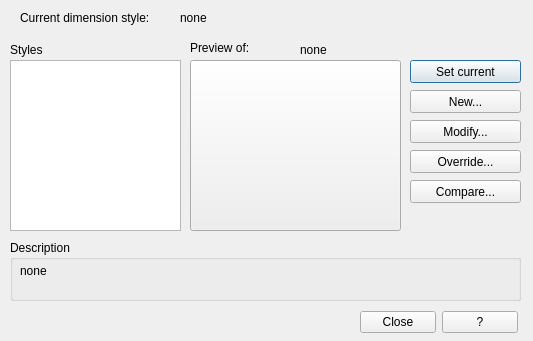
<?xml version="1.0" encoding="UTF-8"?>
<ui version="4.0">
    <class>DimStyle_Dialog</class>
    <widget class="QDialog" name="DimStyle_Dialog">
        <property name="windowModality">
            <enum>Qt::WindowModal</enum>
        </property>
        <property name="geometry">
            <rect>
                <x>0</x>
                <y>0</y>
                <width>533</width>
                <height>341</height>
            </rect>
        </property>
        <property name="minimumSize">
            <size>
                <width>533</width>
                <height>341</height>
            </size>
        </property>
        <property name="maximumSize">
            <size>
                <width>533</width>
                <height>341</height>
            </size>
        </property>
        <property name="windowTitle">
            <string>QAD - Dimension style manager</string>
        </property>
        <widget class="QLabel" name="label">
            <property name="geometry">
                <rect>
                    <x>20</x>
                    <y>10</y>
                    <width>151</width>
                    <height>16</height>
                </rect>
            </property>
            <property name="text">
                <string>Current dimension style:</string>
            </property>
        </widget>
        <widget class="QLabel" name="currentDimStyle">
            <property name="geometry">
                <rect>
                    <x>180</x>
                    <y>10</y>
                    <width>341</width>
                    <height>16</height>
                </rect>
            </property>
            <property name="text">
                <string>none</string>
            </property>
        </widget>
        <widget class="QLabel" name="label_2">
            <property name="geometry">
                <rect>
                    <x>10</x>
                    <y>40</y>
                    <width>171</width>
                    <height>20</height>
                </rect>
            </property>
            <property name="text">
                <string>Styles</string>
            </property>
        </widget>
        <widget class="QListView" name="dimStyleList">
            <property name="geometry">
                <rect>
                    <x>10</x>
                    <y>60</y>
                    <width>171</width>
                    <height>171</height>
                </rect>
            </property>
        </widget>
        <widget class="QPushButton" name="SetCurrent">
            <property name="geometry">
                <rect>
                    <x>410</x>
                    <y>60</y>
                    <width>111</width>
                    <height>23</height>
                </rect>
            </property>
            <property name="toolTip">
                <string>Sets the style selected under Styles to current. The current style is applied to dimensions you
                    create.
                </string>
            </property>
            <property name="text">
                <string>Set current</string>
            </property>
        </widget>
        <widget class="QPushButton" name="new_2">
            <property name="geometry">
                <rect>
                    <x>410</x>
                    <y>90</y>
                    <width>111</width>
                    <height>23</height>
                </rect>
            </property>
            <property name="toolTip">
                <string>Define a new dimension style.</string>
            </property>
            <property name="text">
                <string>New...</string>
            </property>
        </widget>
        <widget class="QPushButton" name="Mod">
            <property name="geometry">
                <rect>
                    <x>410</x>
                    <y>120</y>
                    <width>111</width>
                    <height>23</height>
                </rect>
            </property>
            <property name="toolTip">
                <string>Modify the selected dimension style.</string>
            </property>
            <property name="text">
                <string>Modify...</string>
            </property>
        </widget>
        <widget class="QPushButton" name="TempMod">
            <property name="geometry">
                <rect>
                    <x>410</x>
                    <y>150</y>
                    <width>111</width>
                    <height>23</height>
                </rect>
            </property>
            <property name="toolTip">
                <string>Set temporary modifications for the selected style. The temporary modifications will not
                    saved.
                </string>
            </property>
            <property name="text">
                <string>Override...</string>
            </property>
        </widget>
        <widget class="QPushButton" name="Diff">
            <property name="geometry">
                <rect>
                    <x>410</x>
                    <y>180</y>
                    <width>111</width>
                    <height>23</height>
                </rect>
            </property>
            <property name="toolTip">
                <string>Compare two dimension styles or list all the properties of one dimension style.</string>
            </property>
            <property name="text">
                <string>Compare...</string>
            </property>
        </widget>
        <widget class="QGroupBox" name="groupBox">
            <property name="geometry">
                <rect>
                    <x>10</x>
                    <y>240</y>
                    <width>511</width>
                    <height>61</height>
                </rect>
            </property>
            <property name="title">
                <string>Description</string>
            </property>
            <widget class="QLabel" name="descriptionSelectedStyle">
                <property name="geometry">
                    <rect>
                        <x>10</x>
                        <y>10</y>
                        <width>481</width>
                        <height>41</height>
                    </rect>
                </property>
                <property name="text">
                    <string>none</string>
                </property>
            </widget>
        </widget>
        <widget class="QLabel" name="label_3">
            <property name="geometry">
                <rect>
                    <x>190</x>
                    <y>40</y>
                    <width>101</width>
                    <height>16</height>
                </rect>
            </property>
            <property name="text">
                <string>Preview of:</string>
            </property>
        </widget>
        <widget class="QLabel" name="selectedStyle">
            <property name="geometry">
                <rect>
                    <x>300</x>
                    <y>40</y>
                    <width>221</width>
                    <height>20</height>
                </rect>
            </property>
            <property name="text">
                <string>none</string>
            </property>
        </widget>
        <widget class="QWidget" name="layoutWidget">
            <property name="geometry">
                <rect>
                    <x>360</x>
                    <y>310</y>
                    <width>158</width>
                    <height>25</height>
                </rect>
            </property>
            <layout class="QHBoxLayout" name="horizontalLayout">
                <item>
                    <widget class="QPushButton" name="closeButton">
                        <property name="text">
                            <string>Close</string>
                        </property>
                    </widget>
                </item>
                <item>
                    <widget class="QPushButton" name="helpButton">
                        <property name="text">
                            <string>?</string>
                        </property>
                    </widget>
                </item>
            </layout>
        </widget>
        <widget class="QPushButton" name="previewDummy">
            <property name="geometry">
                <rect>
                    <x>190</x>
                    <y>60</y>
                    <width>211</width>
                    <height>171</height>
                </rect>
            </property>
            <property name="text">
                <string/>
            </property>
        </widget>
    </widget>
    <resources/>
    <connections>
        <connection>
            <sender>SetCurrent</sender>
            <signal>clicked()</signal>
            <receiver>DimStyle_Dialog</receiver>
            <slot>setCurrentStyle()</slot>
            <hints>
                <hint type="sourcelabel">
                    <x>404</x>
                    <y>71</y>
                </hint>
                <hint type="destinationlabel">
                    <x>403</x>
                    <y>34</y>
                </hint>
            </hints>
        </connection>
        <connection>
            <sender>new_2</sender>
            <signal>clicked()</signal>
            <receiver>DimStyle_Dialog</receiver>
            <slot>createNewStyle()</slot>
            <hints>
                <hint type="sourcelabel">
                    <x>438</x>
                    <y>102</y>
                </hint>
                <hint type="destinationlabel">
                    <x>467</x>
                    <y>33</y>
                </hint>
            </hints>
        </connection>
        <connection>
            <sender>Mod</sender>
            <signal>clicked()</signal>
            <receiver>DimStyle_Dialog</receiver>
            <slot>modStyle()</slot>
            <hints>
                <hint type="sourcelabel">
                    <x>429</x>
                    <y>132</y>
                </hint>
                <hint type="destinationlabel">
                    <x>480</x>
                    <y>129</y>
                </hint>
            </hints>
        </connection>
        <connection>
            <sender>dimStyleList</sender>
            <signal>customContextMenuRequested(QPoint)</signal>
            <receiver>DimStyle_Dialog</receiver>
            <slot>displayPopupMenu()</slot>
            <hints>
                <hint type="sourcelabel">
                    <x>97</x>
                    <y>138</y>
                </hint>
                <hint type="destinationlabel">
                    <x>70</x>
                    <y>292</y>
                </hint>
            </hints>
        </connection>
        <connection>
            <sender>TempMod</sender>
            <signal>clicked()</signal>
            <receiver>DimStyle_Dialog</receiver>
            <slot>temporaryModStyle()</slot>
            <hints>
                <hint type="sourcelabel">
                    <x>422</x>
                    <y>161</y>
                </hint>
                <hint type="destinationlabel">
                    <x>475</x>
                    <y>160</y>
                </hint>
            </hints>
        </connection>
        <connection>
            <sender>helpButton</sender>
            <signal>clicked()</signal>
            <receiver>DimStyle_Dialog</receiver>
            <slot>ButtonHELP_Pressed()</slot>
            <hints>
                <hint type="sourcelabel">
                    <x>423</x>
                    <y>291</y>
                </hint>
                <hint type="destinationlabel">
                    <x>475</x>
                    <y>297</y>
                </hint>
            </hints>
        </connection>
        <connection>
            <sender>Diff</sender>
            <signal>clicked()</signal>
            <receiver>DimStyle_Dialog</receiver>
            <slot>showDiffBetweenStyles()</slot>
            <hints>
                <hint type="sourcelabel">
                    <x>430</x>
                    <y>191</y>
                </hint>
                <hint type="destinationlabel">
                    <x>477</x>
                    <y>194</y>
                </hint>
            </hints>
        </connection>
        <connection>
            <sender>closeButton</sender>
            <signal>clicked()</signal>
            <receiver>DimStyle_Dialog</receiver>
            <slot>accept()</slot>
            <hints>
                <hint type="sourcelabel">
                    <x>237</x>
                    <y>291</y>
                </hint>
                <hint type="destinationlabel">
                    <x>185</x>
                    <y>291</y>
                </hint>
            </hints>
        </connection>
    </connections>
    <slots>
        <slot>setCurrentStyle()</slot>
        <slot>createNewStyle()</slot>
        <slot>modStyle()</slot>
        <slot>displayPopupMenu()</slot>
        <slot>temporaryModStyle()</slot>
        <slot>ButtonHELP_Pressed()</slot>
        <slot>showDiffBetweenStyles()</slot>
    </slots>
</ui>
